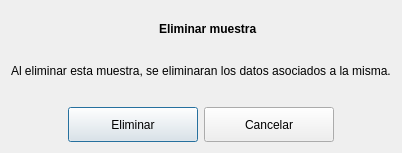
<?xml version="1.0" encoding="UTF-8"?>
<ui version="4.0">
 <class>dlgEliminarMuestra</class>
 <widget class="QDialog" name="dlgEliminarMuestra">
  <property name="geometry">
   <rect>
    <x>0</x>
    <y>0</y>
    <width>380</width>
    <height>153</height>
   </rect>
  </property>
  <property name="windowTitle">
   <string>Eliminar muestra</string>
  </property>
  <layout class="QGridLayout" name="gridLayout">
   <item row="0" column="0">
    <layout class="QVBoxLayout" name="verticalLayout">
     <item>
      <layout class="QHBoxLayout" name="horizontalLayout_2">
       <item>
        <spacer name="horizontalSpacer_2">
         <property name="orientation">
          <enum>Qt::Horizontal</enum>
         </property>
         <property name="sizeHint" stdset="0">
          <size>
           <width>40</width>
           <height>20</height>
          </size>
         </property>
        </spacer>
       </item>
       <item>
        <widget class="QLabel" name="label">
         <property name="maximumSize">
          <size>
           <width>50</width>
           <height>50</height>
          </size>
         </property>
         <property name="text">
          <string/>
         </property>
         <property name="pixmap">
          <pixmap resource="recursos.qrc">:/img/borrar_muestra.png</pixmap>
         </property>
         <property name="scaledContents">
          <bool>true</bool>
         </property>
        </widget>
       </item>
       <item>
        <widget class="QLabel" name="etqElimMuestra">
         <property name="font">
          <font>
           <weight>75</weight>
           <bold>true</bold>
          </font>
         </property>
         <property name="text">
          <string>Eliminar muestra</string>
         </property>
        </widget>
       </item>
       <item>
        <spacer name="horizontalSpacer_3">
         <property name="orientation">
          <enum>Qt::Horizontal</enum>
         </property>
         <property name="sizeHint" stdset="0">
          <size>
           <width>40</width>
           <height>20</height>
          </size>
         </property>
        </spacer>
       </item>
      </layout>
     </item>
     <item>
      <widget class="QLabel" name="label_2">
       <property name="text">
        <string>Al eliminar esta muestra, se eliminaran los datos asociados a la misma.</string>
       </property>
      </widget>
     </item>
     <item>
      <spacer name="verticalSpacer_2">
       <property name="orientation">
        <enum>Qt::Vertical</enum>
       </property>
       <property name="sizeType">
        <enum>QSizePolicy::Fixed</enum>
       </property>
       <property name="sizeHint" stdset="0">
        <size>
         <width>20</width>
         <height>13</height>
        </size>
       </property>
      </spacer>
     </item>
     <item>
      <layout class="QHBoxLayout" name="horizontalLayout_4">
       <item>
        <spacer name="horizontalSpacer_5">
         <property name="orientation">
          <enum>Qt::Horizontal</enum>
         </property>
         <property name="sizeHint" stdset="0">
          <size>
           <width>40</width>
           <height>20</height>
          </size>
         </property>
        </spacer>
       </item>
       <item>
        <widget class="QPushButton" name="btnEliminar">
         <property name="minimumSize">
          <size>
           <width>130</width>
           <height>35</height>
          </size>
         </property>
         <property name="maximumSize">
          <size>
           <width>130</width>
           <height>35</height>
          </size>
         </property>
         <property name="text">
          <string>Eliminar</string>
         </property>
         <property name="iconSize">
          <size>
           <width>22</width>
           <height>22</height>
          </size>
         </property>
        </widget>
       </item>
       <item>
        <widget class="QPushButton" name="btnCancelar">
         <property name="minimumSize">
          <size>
           <width>130</width>
           <height>35</height>
          </size>
         </property>
         <property name="maximumSize">
          <size>
           <width>130</width>
           <height>35</height>
          </size>
         </property>
         <property name="text">
          <string>Cancelar</string>
         </property>
         <property name="iconSize">
          <size>
           <width>22</width>
           <height>22</height>
          </size>
         </property>
        </widget>
       </item>
       <item>
        <spacer name="horizontalSpacer_6">
         <property name="orientation">
          <enum>Qt::Horizontal</enum>
         </property>
         <property name="sizeHint" stdset="0">
          <size>
           <width>40</width>
           <height>20</height>
          </size>
         </property>
        </spacer>
       </item>
      </layout>
     </item>
    </layout>
   </item>
  </layout>
 </widget>
 <resources>
  <include location="recursos.qrc"/>
 </resources>
 <connections/>
</ui>
